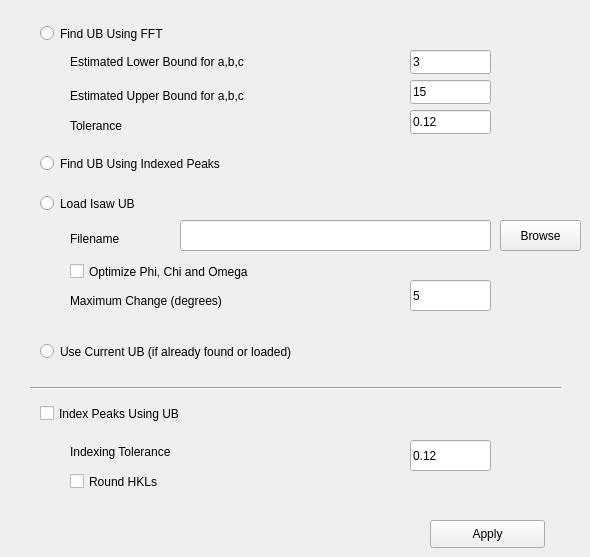
     <widget class="QWidget" name="FindUB">
      <attribute name="title">
       <string>Find UB</string>
      </attribute>
      <widget class="QRadioButton" name="FindUBUsingFFT_rbtn">
       <property name="geometry">
        <rect>
         <x>40</x>
         <y>20</y>
         <width>331</width>
         <height>27</height>
        </rect>
       </property>
       <property name="text">
        <string>Find UB Using FFT</string>
       </property>
      </widget>
      <widget class="QRadioButton" name="FindUBUsingIndexedPeaks_rbtn">
       <property name="geometry">
        <rect>
         <x>40</x>
         <y>150</y>
         <width>431</width>
         <height>27</height>
        </rect>
       </property>
       <property name="text">
        <string>Find UB Using Indexed Peaks</string>
       </property>
      </widget>
      <widget class="QRadioButton" name="LoadISAWUB_rbtn">
       <property name="geometry">
        <rect>
         <x>40</x>
         <y>190</y>
         <width>271</width>
         <height>27</height>
        </rect>
       </property>
       <property name="text">
        <string>Load Isaw UB</string>
       </property>
      </widget>
      <widget class="QPushButton" name="SelectUBFile_btn">
       <property name="geometry">
        <rect>
         <x>500</x>
         <y>220</y>
         <width>81</width>
         <height>31</height>
        </rect>
       </property>
       <property name="text">
        <string>Browse</string>
       </property>
      </widget>
      <widget class="QCheckBox" name="IndexPeaks_ckbx">
       <property name="geometry">
        <rect>
         <x>40</x>
         <y>400</y>
         <width>311</width>
         <height>27</height>
        </rect>
       </property>
       <property name="text">
        <string>Index Peaks Using UB</string>
       </property>
      </widget>
      <widget class="QPushButton" name="ApplyFindUB_btn">
       <property name="geometry">
        <rect>
         <x>430</x>
         <y>520</y>
         <width>115</width>
         <height>28</height>
        </rect>
       </property>
       <property name="text">
        <string>Apply</string>
       </property>
      </widget>
      <widget class="QLabel" name="MinD_lbl">
       <property name="geometry">
        <rect>
         <x>70</x>
         <y>50</y>
         <width>331</width>
         <height>24</height>
        </rect>
       </property>
       <property name="text">
        <string>Estimated Lower Bound for a,b,c</string>
       </property>
      </widget>
      <widget class="QLineEdit" name="MinD_ledt">
       <property name="geometry">
        <rect>
         <x>410</x>
         <y>50</y>
         <width>81</width>
         <height>24</height>
        </rect>
       </property>
       <property name="text">
        <string>3</string>
       </property>
      </widget>
      <widget class="QLineEdit" name="MaxD_ledt">
       <property name="geometry">
        <rect>
         <x>410</x>
         <y>80</y>
         <width>81</width>
         <height>24</height>
        </rect>
       </property>
       <property name="text">
        <string>15</string>
       </property>
      </widget>
      <widget class="QLabel" name="MaxD_lbl">
       <property name="geometry">
        <rect>
         <x>70</x>
         <y>80</y>
         <width>331</width>
         <height>31</height>
        </rect>
       </property>
       <property name="text">
        <string>Estimated Upper Bound for a,b,c</string>
       </property>
      </widget>
      <widget class="QLineEdit" name="FFTTolerance_ledt">
       <property name="geometry">
        <rect>
         <x>410</x>
         <y>110</y>
         <width>81</width>
         <height>24</height>
        </rect>
       </property>
       <property name="text">
        <string>0.12</string>
       </property>
      </widget>
      <widget class="QLabel" name="FFTTolerance_lbl">
       <property name="geometry">
        <rect>
         <x>70</x>
         <y>110</y>
         <width>331</width>
         <height>31</height>
        </rect>
       </property>
       <property name="text">
        <string>Tolerance</string>
       </property>
      </widget>
      <widget class="QCheckBox" name="OptimizeGoniometerAngles_ckbx">
       <property name="geometry">
        <rect>
         <x>70</x>
         <y>260</y>
         <width>361</width>
         <height>23</height>
        </rect>
       </property>
       <property name="text">
        <string>Optimize Phi, Chi and Omega</string>
       </property>
      </widget>
      <widget class="QLabel" name="MaxGoniometerChange_lbl">
       <property name="geometry">
        <rect>
         <x>70</x>
         <y>290</y>
         <width>301</width>
         <height>22</height>
        </rect>
       </property>
       <property name="text">
        <string>Maximum Change (degrees)</string>
       </property>
      </widget>
      <widget class="QLineEdit" name="MaxGoniometerChange_ledt">
       <property name="geometry">
        <rect>
         <x>410</x>
         <y>280</y>
         <width>81</width>
         <height>31</height>
        </rect>
       </property>
       <property name="text">
        <string>5</string>
       </property>
      </widget>
      <widget class="QLabel" name="IndexingTolerance_lbl">
       <property name="geometry">
        <rect>
         <x>70</x>
         <y>440</y>
         <width>271</width>
         <height>24</height>
        </rect>
       </property>
       <property name="text">
        <string>Indexing Tolerance</string>
       </property>
      </widget>
      <widget class="QLineEdit" name="IndexingTolerance_ledt">
       <property name="geometry">
        <rect>
         <x>410</x>
         <y>440</y>
         <width>81</width>
         <height>31</height>
        </rect>
       </property>
       <property name="text">
        <string>0.12</string>
       </property>
      </widget>
      <widget class="QCheckBox" name="RoundHKLs_ckbx">
       <property name="geometry">
        <rect>
         <x>70</x>
         <y>470</y>
         <width>283</width>
         <height>23</height>
        </rect>
       </property>
       <property name="text">
        <string>Round HKLs</string>
       </property>
      </widget>
      <widget class="Line" name="line">
       <property name="geometry">
        <rect>
         <x>30</x>
         <y>380</y>
         <width>531</width>
         <height>16</height>
        </rect>
       </property>
       <property name="orientation">
        <enum>Qt::Horizontal</enum>
       </property>
      </widget>
      <widget class="QLineEdit" name="SelectUBFile_ledt">
       <property name="geometry">
        <rect>
         <x>180</x>
         <y>220</y>
         <width>311</width>
         <height>31</height>
        </rect>
       </property>
      </widget>
      <widget class="QLabel" name="SelectUBFile_lbl">
       <property name="geometry">
        <rect>
         <x>70</x>
         <y>230</y>
         <width>101</width>
         <height>18</height>
        </rect>
       </property>
       <property name="text">
        <string>Filename</string>
       </property>
      </widget>
      <widget class="QRadioButton" name="UseCurrentUB_rbtn">
       <property name="geometry">
        <rect>
         <x>40</x>
         <y>340</y>
         <width>521</width>
         <height>23</height>
        </rect>
       </property>
       <property name="text">
        <string>Use Current UB (if already found or loaded)</string>
       </property>
      </widget>
     </widget>
